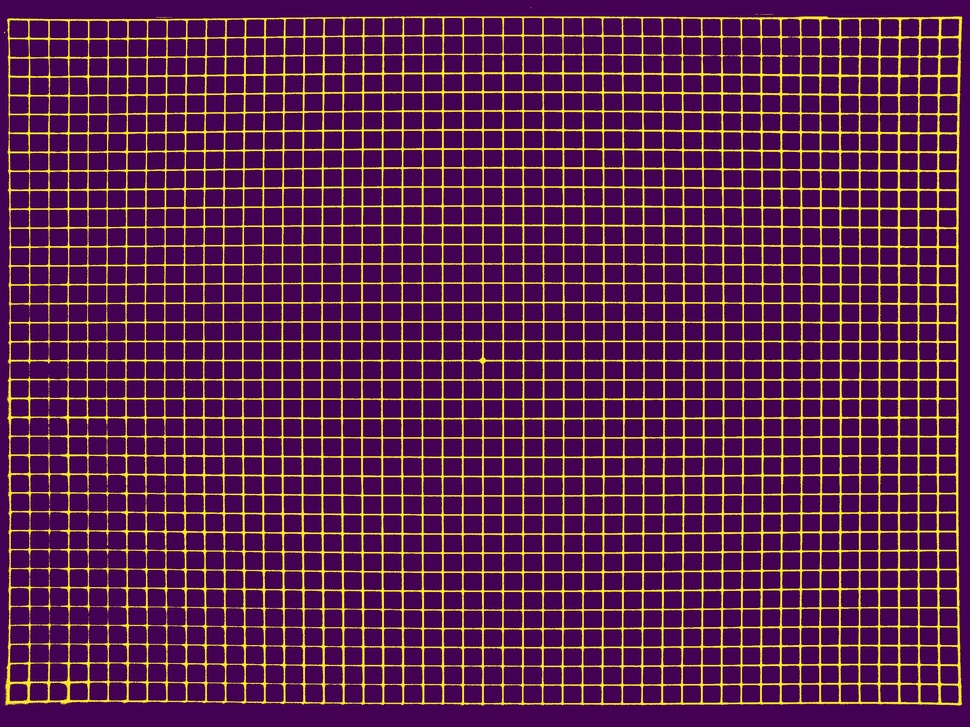
#> input picture Exact_dot_003/BW_image.jpeg, 970 x 727 px, shrunk from 2592 x 1944 before the run
$ jupyter execute harris_subpixel_corner.ipynb
#> lines starting #> are read from the running program, lines starting #| are printed output that depends on the picture; after the words box and inside, x2 and y2 are one past the last pixel; in counts of white or black regions, pixels touching at a corner belong together
[cell 1]
import numpy as np
import cv2

# Load the image and convert to grayscale
img = cv2.imread('BW_image.jpeg')
#> img is the input picture: shape (727, 970, 3); mean B, G, R 76.4, 37.9, 95.5
gray = cv2.cvtColor(img,cv2.COLOR_BGR2GRAY)
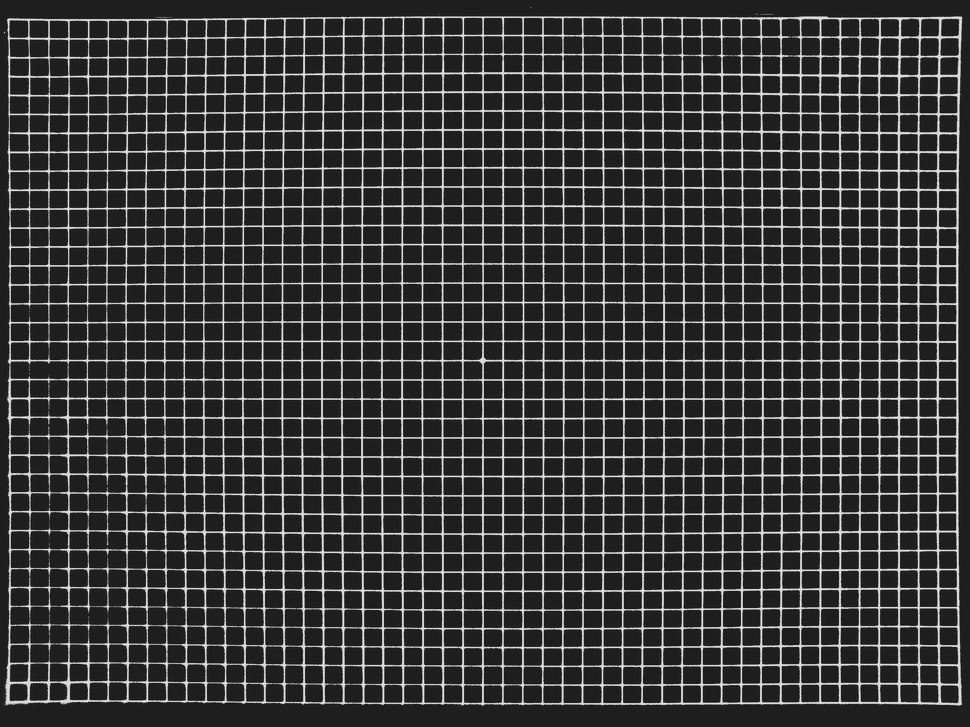
#> gray: shape (727, 970); min 14, max 235, mean 59.5

# find Harris corners as we did in the previous blog
gray = np.float32(gray)
dst = cv2.cornerHarris(gray,2,3,0.04)
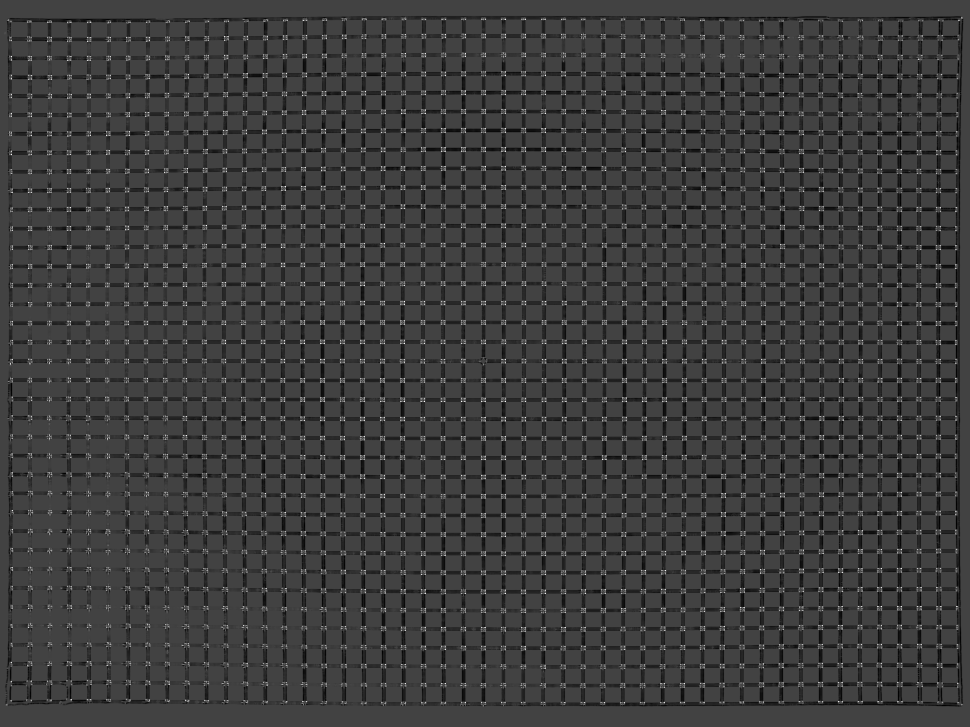
#> dst: shape (727, 970) float32; min -40899444, max 115772616, mean -3605592; drawn with min black and max white
dst = cv2.dilate(dst,None)
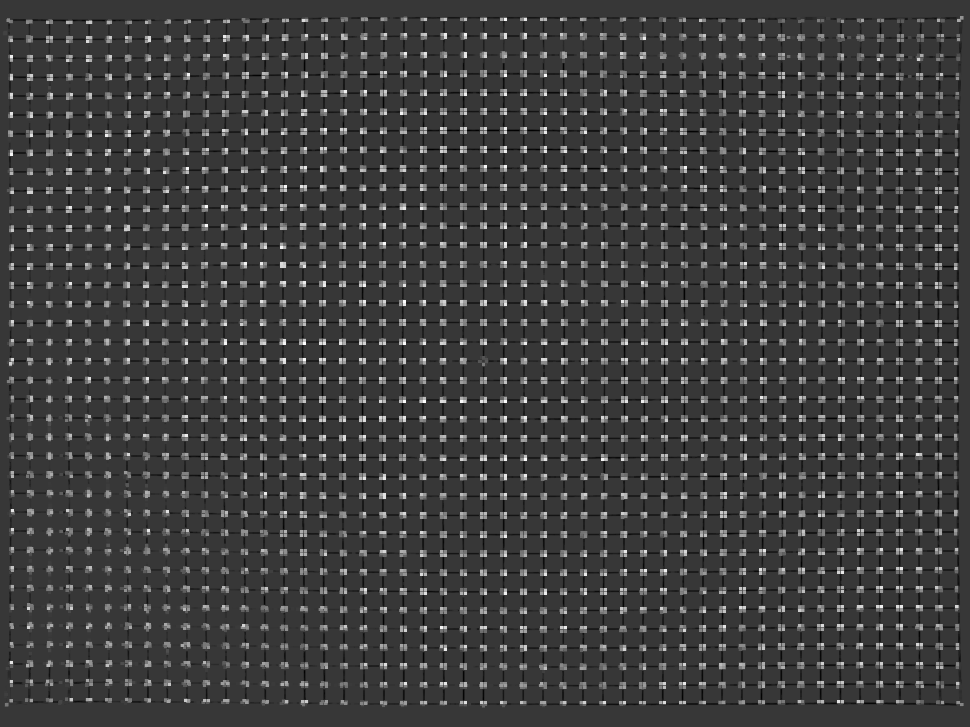
#> dst: shape (727, 970) float32; min -32069292, max 115772616, mean 4477795.5; drawn with min black and max white
ret, dst = cv2.threshold(dst,0.01*dst.max(),255,0)
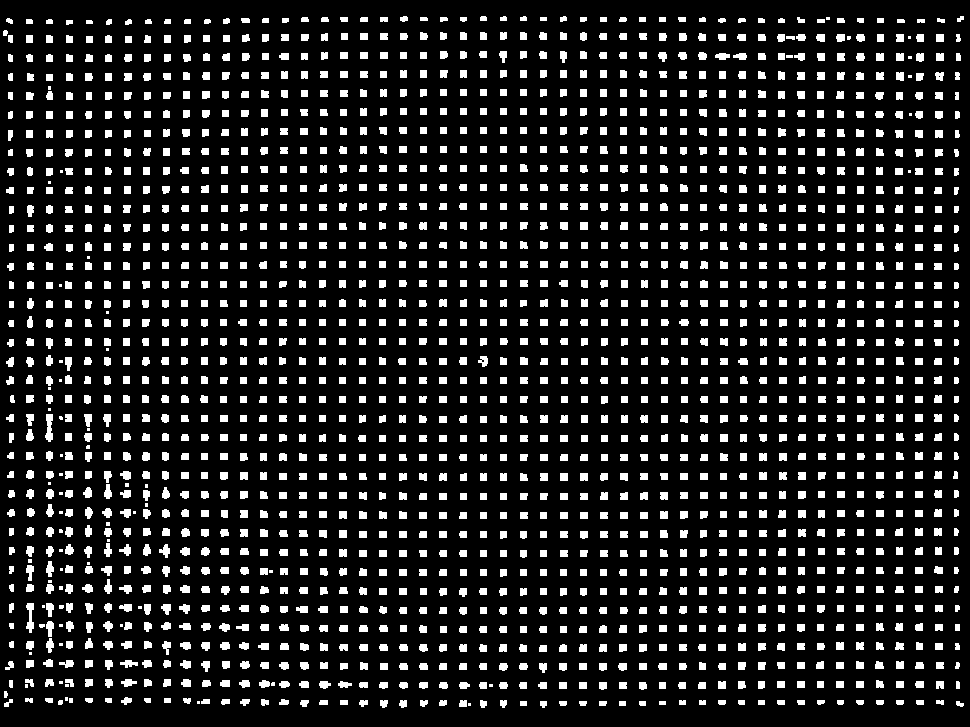
#> dst: shape (727, 970) float32; 13.9% white; 1872 white regions (55 under 20 px), largest, box (x1, y1, x2, y2) and area: (45, 414, 53, 442) 160, (26, 603, 34, 633) 152, (46, 621, 54, 637) 89
#> ret = 1157726.2
dst = np.uint8(dst)

# find centroids
ret, labels, stats, centroids = cv2.connectedComponentsWithStats(dst)
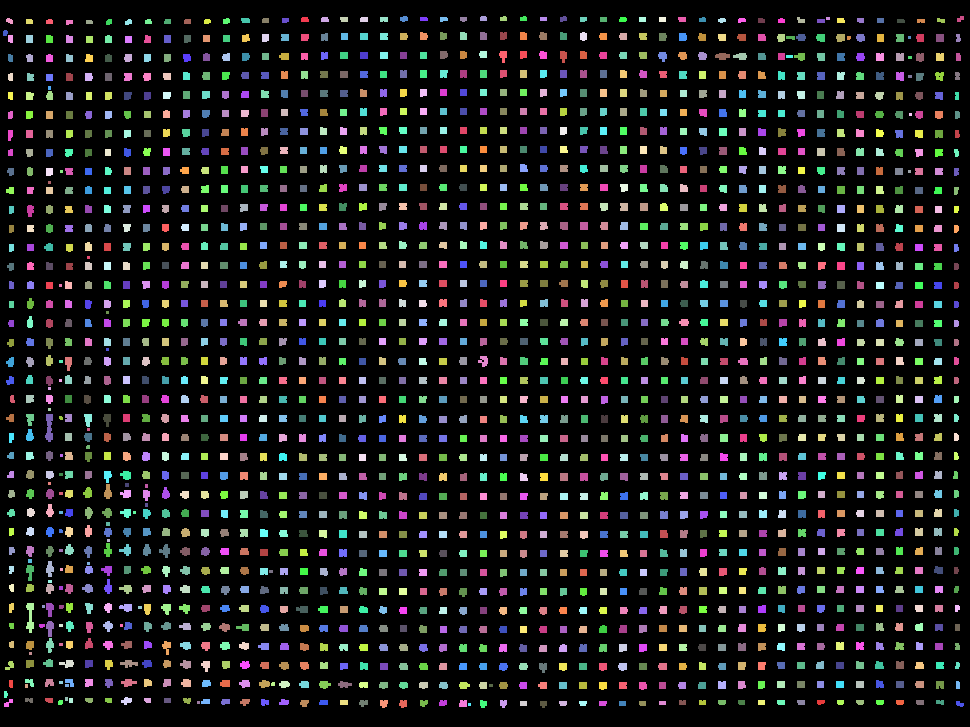
#> labels: shape (727, 970) int32; 1873 distinct labels, from 0 to 1872; one colour per label, 0 black
#> ret = 1873; stats = 1873 rows, first 6: [0, 0, 970, 727, 607103], [301, 17, 8, 5, 37], [321, 17, 8, 5, 37], [340, 17, 8, 5, 38], [360, 17, 8, 5, 39], [380, 17, 8, 5, 39]; centroids = 1873 pairs, first value 4.85 to 960, second value 18 to 704

# define the criteria to stop. We stop it after a specified number of iterations
# or a certain accuracy is achieved, whichever occurs first.
criteria = (cv2.TERM_CRITERIA_EPS + cv2.TERM_CRITERIA_MAX_ITER, 100, 0.001)

# Refine the corners using cv2.cornerSubPix()
corners = cv2.cornerSubPix(gray,np.float32(centroids),(5,5),(-1,-1),criteria)
#> corners = 1873 pairs, first value 4.85 to 960.6, second value 16.73 to 704.1

# To display, first convert the centroids and corners to integer
centroids = np.int0(centroids)
#> centroids = 1873 pairs, first value 4 to 960, second value 18 to 704
corners = np.int0(corners)
#> corners = 1873 pairs, first value 4 to 960, second value 16 to 704

# then i have used red color to mark Harris Corners
# and green color to mark refined corners
img[centroids[:,1], centroids[:,0]]=[0,0,255]
img[corners[:,1], corners[:,0]] = [0,255,0]
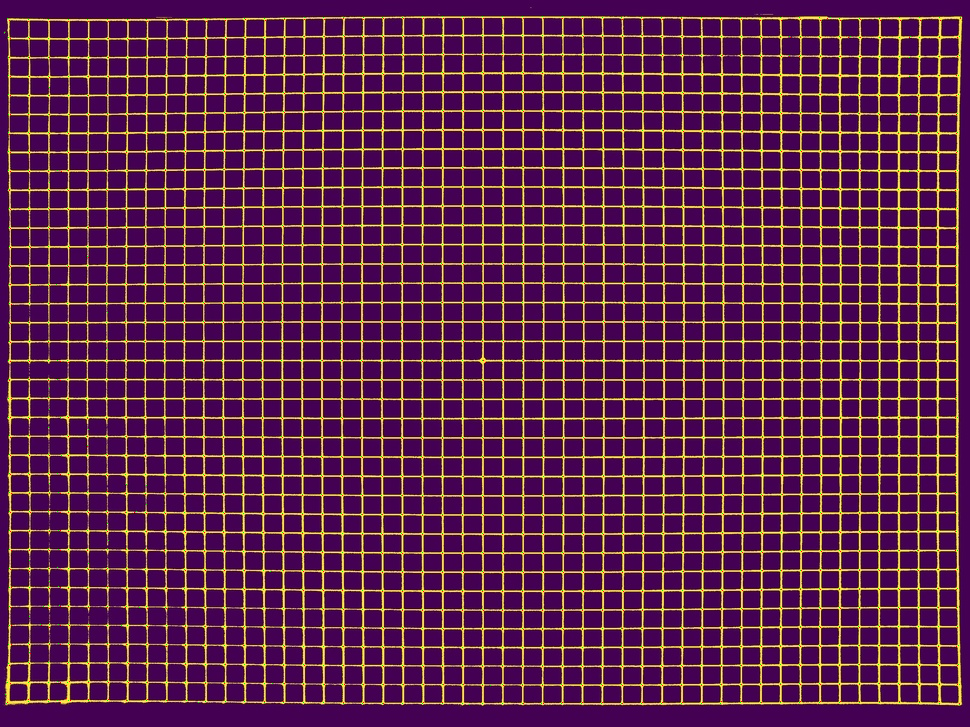
#> img: shape (727, 970, 3); mean B, G, R 76.1, 37.5, 94.8

# Write the image at the desired location
cv2.imwrite('dowsubpixel5.jpeg',img)
#> Out = True

$ run again, with Exact_dot_003/mesh_Arrays.jpeg copied over Exact_dot_003/BW_image.jpeg
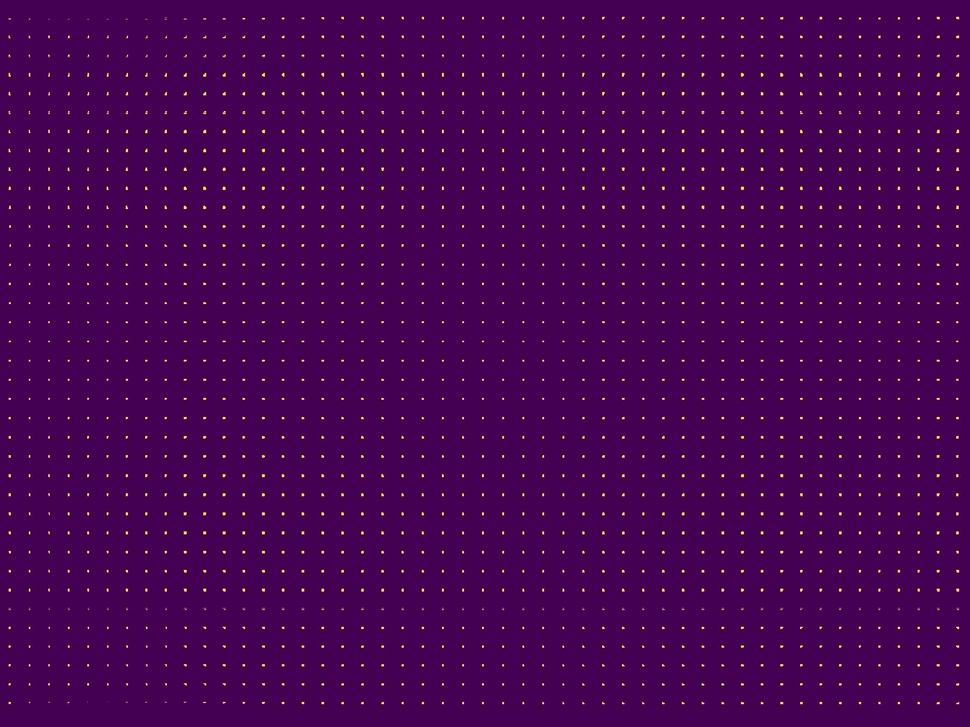
#> input picture Exact_dot_003/mesh_Arrays.jpeg, 970 x 727 px, shrunk from 2592 x 1944 before the run
#> img is the input picture: shape (727, 970, 3); mean B, G, R 82.5, 4, 70.4
#> `ret, dst = cv2.threshold(dst,0.01*dst.max(),255,0)`:
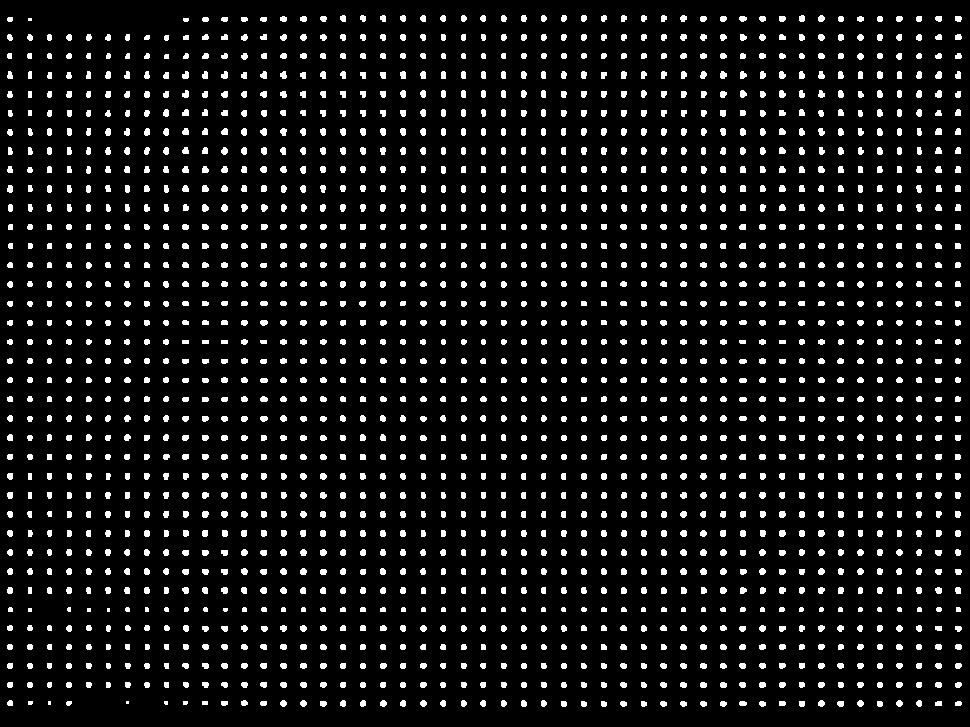
#> dst: shape (727, 970) float32; 8.8% white; 1802 white regions (12 under 20 px), largest, box (x1, y1, x2, y2) and area: (935, 71, 942, 79) 45, (935, 90, 942, 98) 45, (182, 71, 189, 79) 44
#> `ret, dst = cv2.threshold(dst,0.01*dst.max(),255,0)`: ret = 1977133.9
#> labels: shape (727, 970) int32; 1803 distinct labels, from 0 to 1802
#> `ret, labels, stats, centroids = cv2.connectedComponentsWithStats(dst)`: ret = 1803; stats = 1803 rows, first 6: [0, 0, 970, 727, 643174], [340, 15, 6, 7, 36], [360, 15, 6, 7, 34], [380, 15, 6, 7, 35], [400, 15, 6, 7, 35], [420, 15, 6, 7, 35]; centroids = 1803 pairs, first value 9.14 to 958.1, second value 17.86 to 703.5
#> `corners = cv2.cornerSubPix(gray,np.float32(centroids),(5,5),(-1,-1),cr..`: corners = 1803 pairs, first value 8.66 to 957.5, second value 17.45 to 702.9
#> `centroids = np.int0(centroids)`: centroids = 1803 pairs, first value 9 to 958, second value 17 to 703
#> `corners = np.int0(corners)`: corners = 1803 pairs, first value 8 to 957, second value 17 to 702
#> `img[corners[:,1], corners[:,0]] = [0,255,0]`:
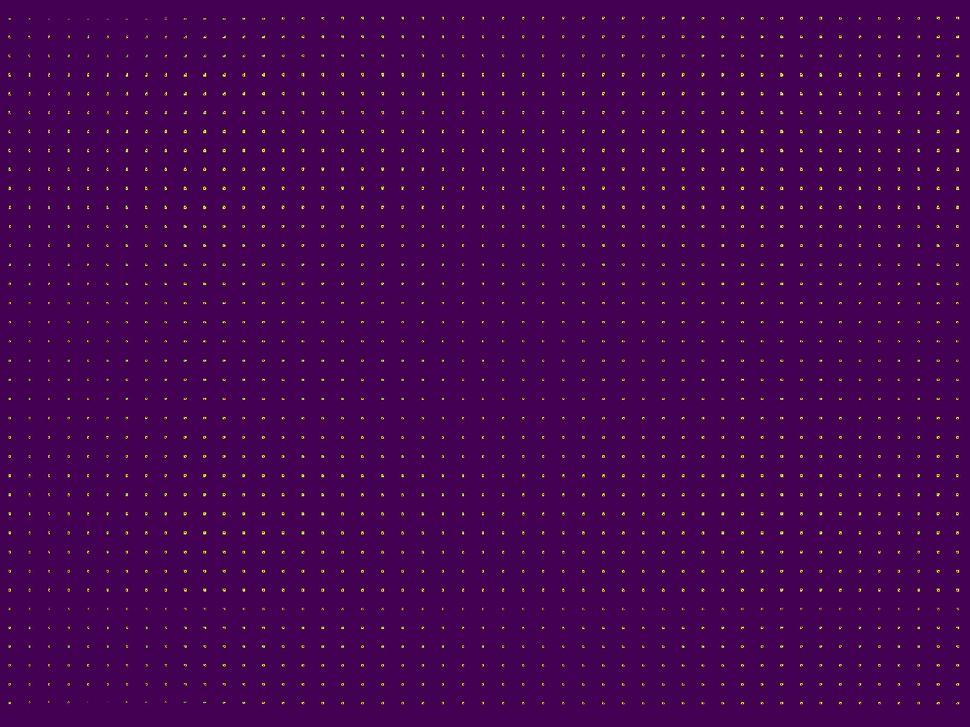
#> img: shape (727, 970, 3); mean B, G, R 81.8, 3.7, 69.9
#> Out = True
